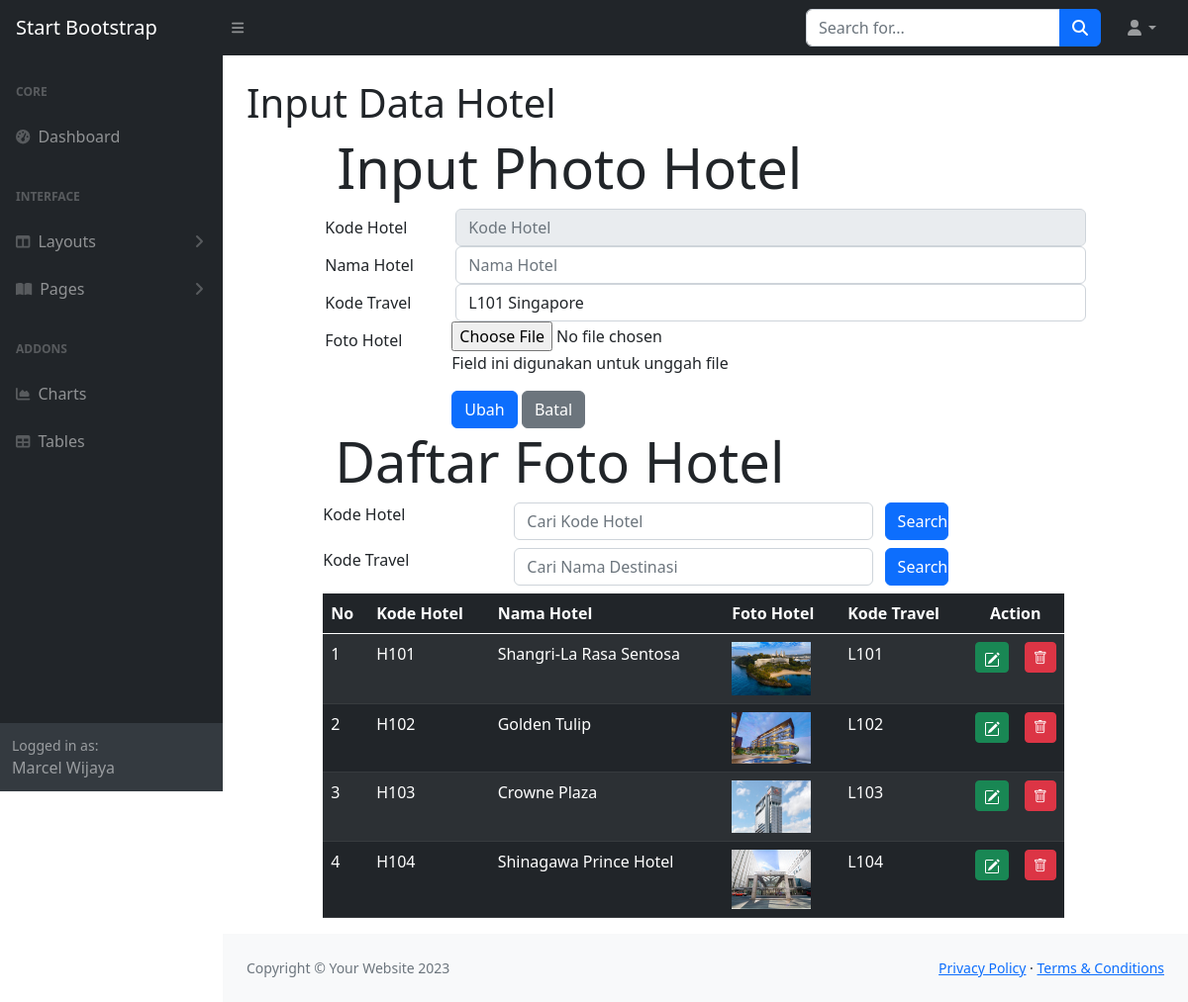
Page /hoteledit.php on the committed database.
### tables this page shows
CREATE TABLE `hotel` (
  `hotelKODE` char(4) NOT NULL,
  `hotelNAMA` char(120) NOT NULL,
  `hotelFOTO` char(120) NOT NULL,
  `lokasiKODE` char(4) NOT NULL
);

### hoteledit.php (the view, shortened to what this page needs)
<!DOCTYPE html>
<html lang="en">
<head>
	<link rel = "stylesheet" type="text/css" href="css/bootstrap.min.css">
    <link rel="stylesheet" href="https://cdnjs.cloudflare.com/ajax/libs/select2/4.0.13/css/select2.min.css">
    <link rel="stylesheet" href="https://cdn.jsdelivr.net/npm/bootstrap-icons@1.10.2/font/bootstrap-icons.css">
	<link rel="stylesheet" type="text/css" href="css/bootstrap.min.css">
</head>
<?php
	include "include/config.php";
	$datatravel = mysqli_query($connection, "select * from travel");
$hotelKODE = $_GET['ubah'];
$edithotel = mysqli_query($connection, "select * from hotel WHERE hotelKODE = '$hotelKODE'");
$rowedit = mysqli_fetch_array($edithotel);
?>
<?php include "INCLUDE/head.php"?>
    <body class="sb-nav-fixed">
        <?php include "include/menunav.php"?>
        <div id="layoutSidenav">
<?php include "INCLUDE/menu.php"?>
            <div id="layoutSidenav_content">
                <main>
                    <div class="container-fluid px-4">
                        <h1 class="mt-4">Input Data Hotel</h1>
<body>
<div class="row">
<div class="col-sm-1"></div>
<div class="col-sm-10">
	<div class="jumbotron jumbotron-fluid">
		<div class="container">
			<h1 class="display-4">Input Photo Hotel</h1>
		</div>
	</div>
	<form method="POST" enctype="multipart/form-data">
		<div class="form-group row">
			<label for="hotelkode" class="col-sm-2 col-form-label">Kode Hotel</label>
			<div class="col-sm-10">
				<input type="text" class="form-control" id="hotelkode" name="hotelkode" placeholder="Kode Hotel" maxlength="4"
                value="<?php echo $rowedit["hotelKODE"]?>"readonly>
			</div>
		</div>
		<div class="form-group row">
			<label for="hotelnama" class="col-sm-2 col-form-label">Nama Hotel</label>
			<div class="col-sm-10">
				<input type="text" class="form-control" id="hotelnama" name="hotelnama" placeholder="Nama Hotel"
                value="<?php echo $rowedit["hotelNAMA"]?>">
			</div>
		</div>
		<div class="form-group row">
			<label for="lokasikode" class="col-sm-2 col-form-label">Kode Travel</label>
			<div class="col-sm-10">
			<select type="form-control" class="form-control" id="lokasikode" name="lokasikode">
				<?php while($row = mysqli_fetch_array($datatravel))
				{ ?>
					<option value="<?php echo $row["lokasiKODE"]?>">
						<?php echo $row["lokasiKODE"]?>
						<?php echo $row["lokasiNAMA"]?>
					</option>
				<?php } ?>
				</div>
		</div>
		<div class="form-group row">
			<label for="file" class="col-sm-2 col-form-label">Foto Hotel</label>
			<div class="col-sm-10">
				<input type="file" id="file" name="file">
				<p class="help-block">Field ini digunakan untuk unggah file</p>
			</div>
		</div>
		<div class="form-group row">
			<div class="col-sm-2"></div>
			<div class="col-sm-10">
				<input type="submit" name="edit" class="btn btn-primary" value="Ubah">
				<input type="submit" name="Batal" class="btn btn-secondary" value="Batal">
			</div>
		</div>
	</form>
</div>
</div>
<div class="row">
	<div class="col-sm-1"></div>
	<div class="col-sm-10">
		<div class="jumbotron jumbotron-fluid">
			<div class="container">
				<h1 class="display-4">Daftar Foto Hotel</h1>
			</div>
		</div>
<form method="POST">
    <div class="form-group row mb-2">
    <label for="search" class="col-sm-3">Kode Hotel</label>
    <div class="col-sm-6">
        <input type="text" name="search" class="form-control" id="search"
        value="<?php if (isset($_POST["search"])) {echo $_POST["search"];}?>"
        placeholder="Cari Kode Hotel">
    </div>
    <input type="submit" name="kirim" class="col-sm-1 btn btn-primary" value="Search">
    </div>
</form>
<form method="post">
	<div class="form-group row mb-2">
    <label for="search2" class="col-sm-3">Kode Travel</label>
    <div class="col-sm-6">
        <input type="text" name="search2" class="form-control" id="search2"
        value="<?php if (isset($_POST["search2"])) {echo $_POST["search2"];}?>"
        placeholder="Cari Nama Destinasi">
    </div>
    <input type="submit" name="kirim2" class="col-sm-1 btn btn-primary" value="Search">
    </div>
</form>
	<table class="table table-dark table-striped">
		<thead class="thead-dark">
			<tr>
				<th>No</th>
				<th>Kode Hotel</th>
				<th>Nama Hotel</th>
				<th>Foto Hotel</th>
				<th>Kode Travel</th>
				<th colspan="2" style="text-align: center">Action</th>
			</tr>
		</thead>
		<tbody>
			<?php
			if (isset($_POST['kirim'])) {
				$search = $_POST["search"];
				$query = mysqli_query($connection,  "select * from hotel
				where hotelKODE like '%".$search."%'");
			} elseif (isset($_POST['kirim2'])) {
				$search2 = $_POST["search2"];
				$query = mysqli_query($connection,"select * from hotel
				where hotelNAMA like '%".$search2."%'");
			} else {
				$query = mysqli_query($connection, "select * from hotel");
			}
			$nomor = 1;
			while ($row = mysqli_fetch_array($query))
			{ ?>
				<tr>
					<td><?php echo $nomor;?></td>
					<td><?php echo $row['hotelKODE'];?></td>
					<td><?php echo $row['hotelNAMA'];?></td>
					<td>
						<?php if(is_file("images/".$row['hotelFOTO']))
						{ ?>
							<img src="images/<?php echo $row['hotelFOTO']?>" width="80">
						<?php } else
							echo "<img src='images/noimage.png' width='80'>"
						?>
					</td>
					<td><?php echo $row['lokasiKODE'];?></td>
					<td width="5px">
						<a href="hoteledit.php?ubah=<?php echo $row["hotelKODE"]?>"
						class="btn btn-success btn-sm" title="EDIT">
						</a>
					</td>
					<td width="5px">
						<a href="hotelhapus.php?hapus=<?php echo $row["hotelKODE"]?>"
						class="btn btn-danger btn-sm" title="HAPUS">
						<i class="bi bi-trash"></i>
					</td>
				</tr>
			<?php $nomor = $nomor + 1;?>
			<?php }	?>
		</tbody>
	</table>
	</div>
	<div class="col-sm-1"></div>
</div>
</main>
                <?php include "INCLUDE/footer.php"?>
            </div>
        </div>
</body>
</html>

### rows in the picture
hotel: hotelKODE "H101", hotelNAMA "Shangri-La Rasa Sentosa", hotelFOTO (picture), lokasiKODE "L101"
hotel: hotelKODE "H102", hotelNAMA "Golden Tulip", hotelFOTO (picture), lokasiKODE "L102"
hotel: hotelKODE "H103", hotelNAMA "Crowne Plaza", hotelFOTO (picture), lokasiKODE "L103"
hotel: hotelKODE "H104", hotelNAMA "Shinagawa Prince Hotel", hotelFOTO (picture), lokasiKODE "L104"

### other values in the picture
form field lokasikode "L101 Singapore"
